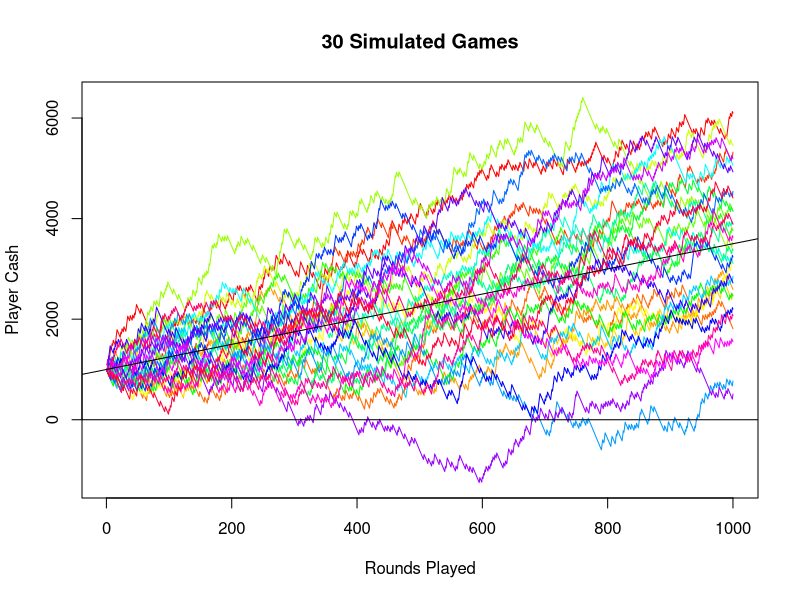

Write the R code that produced this figure.
## ---- chunk 1
# How many rounds will the game last?
iterations <- 1000
# How much cash will players start with?
startingBalance <- 1000
# How many players will we simulate?
linesCount <- 30
# Function to simulate one player
doSim <- function(){
    results <- vector("numeric", iterations)
    balance <- startingBalance
    for(i in 1:iterations){
        random <- runif(1, min=0, max=4)
        if(random > 3){
            balance <- balance + 100
        }else{
            balance <- balance - 30
        }
        results[i] <- balance
    }
    results
}
# Run the function a bunch of times
lines <- list(linesCount)
for(l in 1:linesCount){
    lines[[l]] <- doSim()
}
# Find the range of the lines, for the graph
myRange <- range(lines[[1]])
for(l in 2:linesCount){
    myRange <- range(myRange, lines[[l]])
}
colors <- rainbow(linesCount) # colors are cool
# Plot the first line
plot(
    1:iterations,
    lines[[1]],
    ylim=myRange,
    type="l",
    col=colors[1],
    main="30 Simulated Games",
    ylab="Player Cash",
    xlab="Rounds Played"
)
# Plot the other lines
for(l in 2:linesCount){
    lines(1:iterations, lines[[l]], col=colors[l])
}
# Add some reference lines
abline(a=0, b=0)
abline(a=1000,b=2.5)
